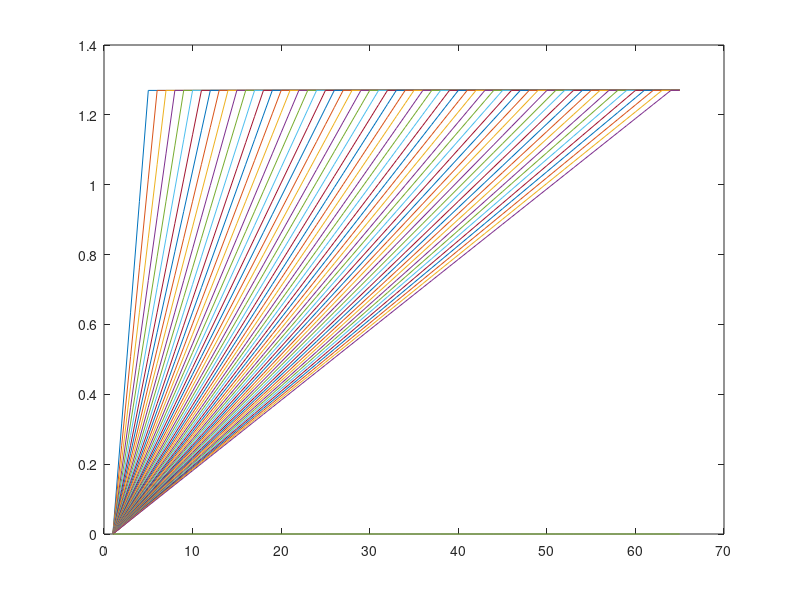

This figure's MATLAB source: (Note: this script raises an error after producing the figure.)
close all
clear all

%% setpath for rest of specific functions

addpath('/home/pbrown/Documents/MATLAB/DICE/test_Burke/DICE_Burke_Damage_growth')

%% decide on type of experiment 

T = 65;

global abatement_cost_on
abatement_cost_on = 1;  %1 means there is an abatement cost and 0 means there is not 

global Burke_damage_on;
Burke_damage_on = 0;  %1 means Burke damage through TFP and capital depreciation pathways, 
                      %0 means default DICE, 
                      %2 means no damage

global optimize_on;
optimize_on = 0;  %1 means optimizing, 0 means its reading in a control rate

%     if optimize_on == 0;
%         
         global aopt
%         aopt = ones(T,1);
%         
%     end

global optimize_for_total_utility;
optimize_for_total_utility = 1; %1 means optimize for total utility, 0 means optimize for per-capita utility

global utility_function;
utility_function = 1; %1 means utility function in code and 0 means utility function in text,

%% make a bunch of aopts to feed the model

time = 1:T;
tstep = 5; %  (5 years per period)

%make as many control rates as there are timesteps: 1 reaching 1 in each
%timestep

aopts = ones(T,T)+0.27;

for aopti = 1:T
   
    aopts(1:aopti,aopti) = linspace(0,1.27,aopti);
    
end

aopts(:,end) = zeros(T,1); %make the last one no climate policy

%revove the 1st 8 that are too fast
aopts = aopts(:,5:end);

num_scens = size(aopts,2);

figure
plot(aopts)


%% run main program

range_values_2nd_half = linspace(1,1.5,6);
range_values_1st_half = 1./(range_values_2nd_half(2:end));

range_values = horzcat(fliplr(range_values_1st_half),range_values_2nd_half);

%accordian the variables

%damage function
damage_dep_rate_coeffs_on_T = range_values*0.013;
damage_TFP_growth_coeffs_on_T = range_values*0.0055;

%Elasticity of marginal utility 
%of consumption
elasmu_vals = range_values*1.45;         % 3
elasmu_vals(elasmu_vals <= 1) = 1.001;   

% carbon intensity of output
Sigg0_vals = range_values*-0.0152;         % 4
Siggd_vals = range_values*-0.001;        % 5

%initial cost decline backstop 
%cost per period
pd_vals = range_values*0.025;            % 6

%abatement cost curve exponent
theta2_vals = range_values*2.6;          % 7

%asymptotic population
LA_vals = range_values*11500;            % 8

%total factor productivity
Ag0_vals = range_values*0.076;           % 9
Agd_vals = range_values*0.005;           % 10

%pure rate of time preference
prstp_vals = range_values*0.015;         % 11

%climate sensitivity
deltaT_vals = range_values*3.1;          % 12

num_vars = 12;

var_names = {'damage cap-dep-rate coeff on T',...
             'damage TFP coeff on T',...
             'elasticity of utility',...
             'C intensity, growth rate',...
             'C intensity, change in growth rate',...
             'backstop cost decline',...
             'abatement cost curve exponent',...
             'asymptotic population',...
             'TFP, growth rate',...
             'TFP, change in growth rate',...
             'pure rate of time preference',...
             'climate sensitivity'};

global damage_dep_rate_coeff_on_T
global damage_TFP_growth_coeff_on_T
global elasmu
global Sigg0
global Siggd
global pd
global theta2
global LA
global Ag0
global Agd
global prstp
global deltaT

middle_value_i = 6;

        %set everything to middle
        
                           damage_dep_rate_coeff_on_T = damage_dep_rate_coeffs_on_T(middle_value_i);
                           damage_TFP_growth_coeff_on_T = damage_TFP_growth_coeffs_on_T(middle_value_i);
                           elasmu = elasmu_vals(middle_value_i);
                           Sigg0 = Sigg0_vals(middle_value_i);
                           Siggd = Siggd_vals(middle_value_i);
                           pd = pd_vals(middle_value_i);      
                           theta2 = theta2_vals(middle_value_i);
                           LA = LA_vals(middle_value_i);    
                            Ag0 = Ag0_vals(middle_value_i);
                            Agd = Agd_vals(middle_value_i);    
                           prstp = prstp_vals(middle_value_i);
                           deltaT = deltaT_vals(middle_value_i);
                           
                           overall_plot_series_all = [];
                           
                           for aopti = 1:num_scens
                               aopti
                               
                               aopt = aopts(:,aopti);

                                %run DICE
                                addpath(genpath('/home/pbrown/Documents/MATLAB/DICE/test_Burke/DICE_Burke_Damage_growth'))

                                DICE;

                                NPV_utility = fval;

                                %Calculate the Carbon Price
                                opt_price = pbacktime.*(aopt'./pai(1:length(aopt))).^(theta2-1); % Carbon price, $ per ton of CO2

                                overall_plot_series = cat(1,S(16,:),...
                                                    S(17,:),...
                                                    S(7,:),...
                                                    S(19,:),...
                                                    S(9,:),...
                                                    Sig,...
                                                    L,...
                                                    R,...
                                                    S(20,:),...
                                                    S(12,:),...
                                                    S(4,:),...
                                                    S(2,:),...
                                                    S(14,:),...
                                                    aopt',...
                                                    opt_price,...
                                                    S(10,:));
                                                
                                                overall_plot_series_all = cat(3,overall_plot_series_all,overall_plot_series);
                                                
                           end
    % S
    % 1 - regular capital X
    % 2 - GMST X
    % 3 - lower ocean temperature X
    % 4 - atmospheric CO2 X
    % 5 - upper ocean CO2 X
    % 6 - lower ocean CO2 X
    % 7 - gross output X
    % 8 - zero-carbon emissions captial (leave NaN)
    % 9 - total capital (same as 1)
    % 10 - abatement cost
    % 11 - epsilon (leave NaN)
    % 12 - Industrial CO2 emissions
    % 13 - CO2 Radiative Forcing
    % 14 - Climate Damage
    % 15 - 
    % 16 - total utility
    % 17 - per capita utility
    % 18 - consumption
    % 19 - consumption per capita
    % 20 - net output
    % 21 - deltaK
    % 22 - TFP growth
    % 23 - TFP
      
% Net output: 9 ($ trillion 2005 USD)
% Population: 7 (million people)
% Output/capita = $ million/person
   
per_capita_GDP_million_per_person = overall_plot_series_all(9,:,:)./overall_plot_series_all(7,:,:);

%convert to thousand / person

per_capita_GDP_thousand_per_person = (1000).*per_capita_GDP_million_per_person;

overall_plot_series_all = cat(1,overall_plot_series_all,per_capita_GDP_thousand_per_person);

titles = {'total utility',...
          'per-capita utility',...
          'gross output',...
          'per-capita consumption',...
          'total capital',...
          'CO_2 intensity of output',...
          'population',...
          'discount factor',...
          'net output (Y_G)',...
          'industrial CO_2 emissions',...
          'ATM CO_2',...
          'global temperature',...
          'damage from warming fraction',...
          'control rate',...
          'carbon tax',...
          'abatement cost fraction',...
          'per-capita GWP'};
      
ylabels = {'utils',...
          'utils / person',...
          '$ trillion 2010 USD',...
          '$ thousand 2010 USD / person',...
          '$ trillion 2010 USD',...
          'MTC/$1000',...
          'million people',...
          'fraction',...
          '$ trillion 2010 USD',...
          'Gt CO_2 / year',...
          'Gt CO_2',...
          '\Delta T above PI',...
          'frac output w.r.t. no warming',...
          'fraction',...
          '$1000 / Ton CO_2',...        
          'fract output w.r.t. no abatement',...
          '$ thousand 2010 USD / person'};
      
%% make discount rates to use after the fact (discount rate isnt used in the above anyway

% discount_rates = [0 0.01 0.02 0.03 0.05];
% 
% discount_rates_styles_1 = {'-k','-r','-b','-g','-c'};
% discount_rates_styles_2 = {'--k','--r','--b','--g','--c'};

discount_rates = [0 0.03 0.05];
legend_text = {'0%','3%','5%'};

legend_text_full = {'Through 2100, 0% discount',...
                    'Through 2100, 3% discount',...
                    'Through 2100, 5% discount',...
                    'Through 2335, 0% discount',...
                    'Through 2335, 3% discount',...
                    'Through 2335, 5% discount'};

discount_rates_styles_1 = {'-k','-r','-b',};
discount_rates_styles_2 = {'--k','--r','--b'};

discount_rates_colors = {'k','r','b',};
discount_rates_symbols_1 = {'s','s','s'};
discount_rates_symbols_2 = {'d','d','d'};

%   Social rate of time preference (percent per year)

ro = NaN(length(discount_rates),T);

for discount_rate_i = 1:length(discount_rates)

    ro(discount_rate_i,:) = discount_rates(discount_rate_i).*100.*ones(1,T);
end
%   Social time preference factor
R = zeros(length(discount_rates),T);
R(:,1) = 1;
for discount_rate_i = 1:length(discount_rates)
    for i = 2:T
        R(discount_rate_i,i) = R(discount_rate_i,i-1)/(1+ro(discount_rate_i,i-1)./100).^tstep;
    end
end

%lambda = 1/(1+ro(:,1)/100)^tstep;
      
%% get a max temp for each aopt

time_desc = 2015:5:2335;

max_T = NaN(num_scens,1);

% %option to find max T over whole time period   
%     for exp_i = 1:num_scens
% 
%         max_T(exp_i) = max(squeeze(overall_plot_series_all(12,:,exp_i)));
% 
%     end

%option to use temperature in 2100
good_time_ind = find(time_desc == 2100);
    for exp_i = 1:num_scens

        max_T(exp_i) = overall_plot_series_all(12,good_time_ind,exp_i);

    end    
    

    FigHandle = figure('Position', [100, 100, 1100, 600]); %[left bottom width height]
    set(gcf,'color',[1 1 1]);
    set(0, 'DefaultAxesFontSize',10);
    set(0,'defaultAxesFontName', 'helvetica')
    hold on
    grid on    
    
    plot(time_desc(end-num_scens+1:end),max_T,'-k','LineWidth',2)
    scatter(time_desc(end-num_scens+1:end),max_T,25,[0 0 0],'filled')
    
    ylabel('maximum temperature over whole period')    
    xlabel('year of net zero emission')


%% plot time series for each temp stabilization

row_num = 4;
col_num = 5;

end_year_plot = 2335;

    FigHandle = figure('Position', [100, 100, 1100, 600]); %[left bottom width height]
    set(gcf,'color',[1 1 1]);
    set(0, 'DefaultAxesFontSize',6);
    set(0,'defaultAxesFontName', 'helvetica')
    hold on
    grid on
    
for var_i = 1:length(titles)
    
    subplot(row_num,col_num,var_i)
    hold on
    grid on
    
        for exp_i = 1:num_scens
    
            %plot highlights
            plot(time_desc,squeeze(overall_plot_series_all(var_i,:,exp_i)),'LineWidth',0.5)
        
        end
              
        %xlim([2010 end_year_plot])    

        xlim([2015 end_year_plot])

        xlabel('time')
        ylabel(ylabels{var_i})
        title(titles{var_i})

end

print(gcf,'/home/pbrown/Documents/MATLAB/DICE/test_Burke/time_series_all_temp_targets','-dpdf','-bestfit')

%% plot tight

sub_var_inds = [10 12 16 13 9 17];

row_num = 3;
col_num = 2;

end_year_plot = 2150;

    FigHandle = figure('Position', [100, 100, 1100, 600]); %[left bottom width height]
    set(gcf,'color',[1 1 1]);
    set(0, 'DefaultAxesFontSize',6);
    set(0,'defaultAxesFontName', 'helvetica')
    hold on
    grid on
    
for var_i = 1:length(sub_var_inds)
    
    subplot(row_num,col_num,var_i)
    hold on
    grid on
    
        for exp_i = 1:num_scens
    
            if var_i ~= 4; plot(time_desc,squeeze(overall_plot_series_all(sub_var_inds(var_i),:,exp_i)),'LineWidth',0.5); end
            if var_i == 4; plot(time_desc,-1*squeeze(overall_plot_series_all(sub_var_inds(var_i),:,exp_i)-1),'LineWidth',0.5); end
        
        end
              
        %xlim([2010 end_year_plot])    

        xlim([2015 end_year_plot])

        xlabel('time')
        ylabel(ylabels{sub_var_inds(var_i)})
        title(titles{sub_var_inds(var_i)})

end

print(gcf,'/home/pbrown/Documents/MATLAB/DICE/test_Burke/time_series_tight_temp_targets','-dpdf','-bestfit')

%% anom everything w.r.t no policy quickest 100% control and make 2d plot

overall_plot_series_all_diff = NaN(size(overall_plot_series_all));

    for exp_i = 1:num_scens

        overall_plot_series_all_diff(:,:,exp_i) = (squeeze(overall_plot_series_all(:,:,exp_i)) - squeeze(overall_plot_series_all(:,:,end)));

    end
    
var_to_plot_i = 17; %17 is per capita GWP, 9 is net output

two_d_plot = squeeze(overall_plot_series_all_diff(var_to_plot_i,:,:));

%% make discounted integrations

end_year_calc_1 = 2100;
end_year_calc_2 = 2335;
end_year_plot = 2150;

end_year_calc_ind_1 = find(time_desc == end_year_calc_1);
end_year_calc_ind_2 = find(time_desc == end_year_calc_2);
end_year_plot_ind = find(time_desc == end_year_plot);

start_time_ind = 1;
start_temp_ind = 1;

two_d_plot_trimmed_1 = two_d_plot(start_time_ind:end_year_calc_ind_1,start_temp_ind:end);
two_d_plot_trimmed_2 = two_d_plot(start_time_ind:end_year_calc_ind_2,start_temp_ind:end);

two_d_plot_trimmed_discounted_1 = NaN(size(two_d_plot_trimmed_1,1),size(two_d_plot_trimmed_1,2),length(discount_rates));
two_d_plot_trimmed_discounted_2 = NaN(size(two_d_plot_trimmed_2,1),size(two_d_plot_trimmed_2,2),length(discount_rates));

for discount_rate_i = 1:length(discount_rates)
    for exp_i = 1:num_scens-start_temp_ind

%         two_d_plot_trimmed_discounted_1(:,exp_i,discount_rate_i) = squeeze(two_d_plot_trimmed_1(:,exp_i)).*squeeze(R(discount_rate_i,1:size(two_d_plot_trimmed_discounted_1,1))')...
%             ./nansum(squeeze(R(discount_rate_i,1:size(two_d_plot_trimmed_discounted_1,1))')); %weigh it
%         
%         two_d_plot_trimmed_discounted_2(:,exp_i,discount_rate_i) = squeeze(two_d_plot_trimmed_2(:,exp_i)).*squeeze(R(discount_rate_i,1:size(two_d_plot_trimmed_discounted_2,1))')...
%             ./nansum(squeeze(R(discount_rate_i,1:size(two_d_plot_trimmed_discounted_2,1))')); %weigh it

        two_d_plot_trimmed_discounted_1(:,exp_i,discount_rate_i) = squeeze(two_d_plot_trimmed_1(:,exp_i)).*squeeze(R(discount_rate_i,1:size(two_d_plot_trimmed_discounted_1,1))');
        
        two_d_plot_trimmed_discounted_2(:,exp_i,discount_rate_i) = squeeze(two_d_plot_trimmed_2(:,exp_i)).*squeeze(R(discount_rate_i,1:size(two_d_plot_trimmed_discounted_2,1))');


    end
end

integrated_net_GDP_1 = NaN(length(max_T(start_temp_ind:end)),length(discount_rates));
integrated_net_GDP_2 = NaN(length(max_T(start_temp_ind:end)),length(discount_rates));

for discount_rate_i = 1:length(discount_rates)
    
    integrated_net_GDP_1(:,discount_rate_i) = squeeze(nansum(two_d_plot_trimmed_discounted_1(:,:,discount_rate_i),1));
    integrated_net_GDP_2(:,discount_rate_i) = squeeze(nansum(two_d_plot_trimmed_discounted_2(:,:,discount_rate_i),1));

end

%output the 3% 2100 value for 1.5
[closest_val_15 closest_index_15 ] = min(abs(max_T - 1.5));
[closest_val_2 closest_index_2 ] = min(abs(max_T - 2));
[closest_val_3 closest_index_3 ] = min(abs(max_T - 3));

disp('1.5C, GWP w.r.t. no mitigation, through 2100 3% discount')
integrated_net_GDP_1(closest_index_15,2)

disp('2C, GWP w.r.t. no mitigation, through 2100 3% discount')
integrated_net_GDP_1(closest_index_2,2)

disp('3C, GWP w.r.t. no mitigation, through 2100 3% discount')
integrated_net_GDP_1(closest_index_3,2)

disp('1.5 - 2.0')
integrated_net_GDP_1(closest_index_15,2) - integrated_net_GDP_1(closest_index_2,2)

disp('1.5C, GWP w.r.t. no mitigation, through 2335 3% discount')
integrated_net_GDP_2(closest_index_15,2)

disp('2C, GWP w.r.t. no mitigation, through 2335 3% discount')
integrated_net_GDP_2(closest_index_2,2)

disp('3C, GWP w.r.t. no mitigation, through 2335 3% discount')
integrated_net_GDP_2(closest_index_3,2)

disp('1.5 - 2.0')
integrated_net_GDP_2(closest_index_15,2) - integrated_net_GDP_2(closest_index_2,2)

% int_gdp_min = min(horzcat(min(min(integrated_net_GDP_1)),min(min(integrated_net_GDP_2))));
% int_gdp_max = max(horzcat(max(max(integrated_net_GDP_1)),max(max(integrated_net_GDP_2))));

%% plot

FigHandle = figure('Position', [100, 100, 1100, 700]); %[left bottom width height]
set(gcf,'color',[1 1 1]);
set(0, 'DefaultAxesFontSize',7);
set(0,'defaultAxesFontName', 'helvetica')
%colormap(redblue)
%colormap(redgreencmap)
%colormap(pink)

% rgb = [ ...
%    158     1    66  
%    213    62    79   
%    244   109    67   
%    253   174    97   
%    254   224   139   
%    255   255   255   
%    230   245   152   
%    171   221   164
%    102   194   165   
%     50   136   189   
%    94    79   162   ] / 255;

rgb = [ ...
   158     1    66  
   213    62    79   
   244   109    67   
   253   174    97   
   254   224   139 
   255   255   255  
   230   245   152      
   230   245   152   
   230   245   152
   230   245   152         
   230   245   152   
   230   245   152      
   230   245   152 
   171   221   164            
   171   221   164         
   171   221   164      
   171   221   164   
   171   221   164
   171   221   164 
   171   221   164
   102   194   165            
   102   194   165         
   102   194   165      
   102   194   165   
   102   194   165
   102   194   165   
   102   194   165
    50   136   189               
    50   136   189            
    50   136   189         
    50   136   189      
    50   136   189   
    50   136   189
    50   136   189 
   94    79   162                   
   94    79   162               
   94    79   162           
   94    79   162       
   94    79   162   
   94    79   162      
   94    79   162] / 255;

num_contours = 30;
%red_vector = linspace(1,0,num_contours);
%green_vector = linspace(0,1,num_contours);
%blue_vector = horzcat(linspace(0,1,num_contours/2),linspace(1,0,num_contours/2));
%blue_vector = horzcat(linspace(0,1,num_contours/2),linspace(1,0,num_contours/2));

red_vector = horzcat(linspace(1,1,num_contours/2),linspace(1,0,num_contours/2));
green_vector = horzcat(linspace(0,1,num_contours/2),linspace(1,1,num_contours/2));
blue_vector = horzcat(linspace(0,1,num_contours/2),linspace(1,0,num_contours/2));

% figure
% hold on
% plot(1:num_contours,red_vector,'-r')
% plot(1:num_contours,green_vector,'-g')
% plot(1:num_contours,blue_vector,'-b')

rgb2 = horzcat(red_vector',green_vector',blue_vector');

b = repmat(linspace(0,1,200),20,1);
imshow(b,[],'InitialMagnification','fit')
colormap(rgb2)

        subplot(2,2,2)
        hold on
        %grid on
        
        %plot for legend
        
               for discount_rate_i = 1:length(discount_rates)

                    plot(integrated_net_GDP_1(:,discount_rate_i),...
                        max_T(start_temp_ind:end),...
                        discount_rates_styles_1{discount_rate_i},'LineWidth',2)

               end
               
               for discount_rate_i = 1:length(discount_rates)
               
                    plot(integrated_net_GDP_2(:,discount_rate_i),...
                        max_T(start_temp_ind:end),...
                        discount_rates_styles_2{discount_rate_i},'LineWidth',2)
                    
               end
        
              % legend(legend_text_full,'location','NorthEast')
               %legend(legend_text_full,'location','NorthWest')
               
        %plot again with ID of 'best' temperature 
                       
        for discount_rate_i = 1:length(discount_rates)
            
            plot(integrated_net_GDP_1(:,discount_rate_i),...
                max_T(start_temp_ind:end),...
                discount_rates_styles_1{discount_rate_i},'LineWidth',2)
            
            plot(integrated_net_GDP_2(:,discount_rate_i),...
                max_T(start_temp_ind:end),...
                discount_rates_styles_2{discount_rate_i},'LineWidth',2)
            
        end
        
        for discount_rate_i = 1:length(discount_rates)
            
            opt_temp_i_1 = find(squeeze(integrated_net_GDP_1(:,discount_rate_i)) == max(squeeze(integrated_net_GDP_1(:,discount_rate_i))));
            opt_temp_i_2 = find(squeeze(integrated_net_GDP_2(:,discount_rate_i)) == max(squeeze(integrated_net_GDP_2(:,discount_rate_i))));
            
            scatter(integrated_net_GDP_1(opt_temp_i_1,discount_rate_i),...
                    max_T(opt_temp_i_1),...
                    50,...
                    discount_rates_colors{discount_rate_i},...
                    discount_rates_symbols_1{discount_rate_i},...
                    'filled')
                
            scatter(integrated_net_GDP_2(opt_temp_i_2,discount_rate_i),...
                    max_T(opt_temp_i_2),...
                    50,...
                    discount_rates_colors{discount_rate_i},...
                    discount_rates_symbols_2{discount_rate_i},...
                    'filled')

        end
        
        %plot lines
        plot([0 0],[min(max_T) max(max_T)],'-k')
        
%         plot([min([min(min(integrated_net_GDP_1)) min(min(integrated_net_GDP_2))]) max([max(max(integrated_net_GDP_1)) max(max(integrated_net_GDP_2))])],[3 3],'--k')
%         plot([min([min(min(integrated_net_GDP_1)) min(min(integrated_net_GDP_2))]) max([max(max(integrated_net_GDP_1)) max(max(integrated_net_GDP_2))])],[2 2],'--k')
%         plot([min([min(min(integrated_net_GDP_1)) min(min(integrated_net_GDP_2))]) max([max(max(integrated_net_GDP_1)) max(max(integrated_net_GDP_2))])],[1.5 1.5],'--k')
%          plot([-2 6],[3 3],'--k')
%          plot([-2 6],[2 2],'--k')
%          plot([-2 6],[1.5 1.5],'--k')

         plot([-2 6],[3 3],'-m')
         plot([-2 6],[2 2],'-g')
         plot([-2 6],[1.5 1.5],'-b')  
         
        xlabel('net per-capita GWP gain w.r.t. no mitigation')
        ylabel('level of mitigation effort (global warming, C)')
        title('Gross World Product per person, net present value')
        
        ylim([1.4 4])
        %xlim([1.1*int_gdp_min 1.1*int_gdp_max])
        xlim([-2 6])
        
        subplot(2,2,1)
        hold on

                plot_map_vector = reshape(squeeze(two_d_plot(start_time_ind:end,start_temp_ind:end)),[length(time_desc(start_time_ind:end))*length(max_T(start_temp_ind:end)),1]);
                max_color_val = prctile(abs(plot_map_vector),95);

                %max_color_range = 0.8*max(max(abs(two_d_plot_trimmed_2)));
                %min_color_range = -1*max_color_range;
%                 max_color_range = 19;
%                 min_color_range = -3;
                max_color_range = 10;
                min_color_range = -10;

               % num_contours = 30;

                contourf(time_desc(start_time_ind:end)',max_T(start_temp_ind:end),real(two_d_plot(start_time_ind:end,start_temp_ind:end)'),linspace(min_color_range,max_color_range,num_contours), 'LineStyle','none');
                contour(time_desc(start_time_ind:end)',max_T(start_temp_ind:end),real(two_d_plot(start_time_ind:end,start_temp_ind:end)'),[0 0],'k','LineStyle','-','LineWidth',1);
                caxis([min_color_range max_color_range])
                
                plot([end_year_calc_1 end_year_calc_1],[min(max_T) max(max_T)],':k')
                plot([end_year_calc_2 end_year_calc_2],[min(max_T) max(max_T)],':k')
                
%                 plot([2020 end_year_plot],[1.5 1.5],'--k')
%                 plot([2020 end_year_plot],[2 2],'--k')
%                 plot([2020 end_year_plot],[3 3],'--k')
                
                 plot([2020 end_year_plot],[3 3],'-m')
                 plot([2020 end_year_plot],[2 2],'-g')
                 plot([2020 end_year_plot],[1.5 1.5],'-b')  

                %sanePColor(time_desc(3:end)',max_T,two_d_plot(3:end,:)');

                %pcolor(time_desc(3:end)',max_T,two_d_plot(3:end,:)');

                h = colorbar;

                xlim([2021 end_year_plot])
                ylim([1.3 3.75])
                
                %set(h,'YTick',linspace(min_color_range,max_color_range,12))
                
%                 h.Ruler.Scale = 'log';
%                 h.Ruler.MinorTick = 'on';

               % set(gca,'colorscale','log')
               
               
               
               %plot optimal lines
               
                   discount_rate_i = 2;

                   opt_temp_i_1 = find(squeeze(integrated_net_GDP_1(:,discount_rate_i)) == max(squeeze(integrated_net_GDP_1(:,discount_rate_i))));
                   opt_temp_i_2 = find(squeeze(integrated_net_GDP_2(:,discount_rate_i)) == max(squeeze(integrated_net_GDP_2(:,discount_rate_i))));

                   plot([2020 2100],[max_T(opt_temp_i_1) max_T(opt_temp_i_1)],'-c')
                   plot([2020 2160],[max_T(opt_temp_i_2) max_T(opt_temp_i_2)],'-c')


                ylabel(h,ylabels{var_to_plot_i});
                
                ylabel('level of mitigation effort (global warming,C)')
                xlabel('year')
                
                title('Gross World Product per person per year')
                
                
                
%         subplot(2,2,4)
%         hold on
%         %grid on
%         
%             for discount_rate_i = 1:length(discount_rates)
%                 
%                 plot(time_desc(start_time_ind:end_year_calc_ind)',...
%                     squeeze(R(discount_rate_i,1:size(two_d_plot_trimmed_discounted,1))'),...
%                     discount_rates_styles{discount_rate_i},'LineWidth',2)
% 
%             end
%         
% %             plot(time_desc(start_time_ind:end_year_plot_ind)',ones(length(time_desc(start_time_ind:end_year_plot_ind)),1),'-k','LineWidth',2)
% %             plot(time_desc(start_time_ind:end_year_plot_ind)',squeeze(overall_plot_series_all(8,start_time_ind:end_year_plot_ind,1)),'-r','LineWidth',2)
% 
%     %         plot(squeeze(nansum(two_d_plot(start_time_ind:end_year_plot_ind,start_temp_ind:end).*squeeze(overall_plot_series_all(8,start_time_ind:end_year_plot_ind,start_temp_ind:end)),1)),...
%     %             max_T(start_temp_ind:end),'-r','LineWidth',2)
%     %         
%     %         legend('no discount','discount = 3%')
%     %         
%     %         xlabel('integrated GDP loss')
%     %         ylabel('eventual temperature stabilization')
%     %         
%              ylim([0 1.05])
%              xlim([2020 end_year_plot+20])                
                
print(gcf,'/home/pbrown/Documents/MATLAB/DICE/test_Burke/two_d_per_cap_cons','-dpdf','-bestfit')


%% save stuff for other programs

%pick a time horizon and discount rate

%for 2100, 3% discount rate
    %Nordhaus optimum T = +5K
    %Burke optimim T = +3K

%time_horizon_error_analysis = 2100; this means use integrated_net_GDP_1
%discount_rate_error_analysis = 0.03; this means use the 2nd discount rate index
discount_rate_i = 2;

    % find the aopt index that is optimum
    
    opt_temp_i_1 = find(squeeze(integrated_net_GDP_1(:,discount_rate_i)) == max(squeeze(integrated_net_GDP_1(:,discount_rate_i))));
    aopt_time_series = overall_plot_series_all(14,:,opt_temp_i_1);

code_string = ['_a',num2str(abatement_cost_on),...
                     '_B',num2str(Burke_damage_on),...
                     '_o',num2str(optimize_on),...
                     '_u',num2str(optimize_for_total_utility),...
                     '_uf',num2str(utility_function)];
                 
% strcat('overall_plot_series_',code_string) = overall_plot_series;
% strcat('NPV_utility_',code_string) = NPV_utility;

      save(['/home/pbrown/Documents/MATLAB/DICE/test_Burke/scale_with_temperature_Burke_damage_aopt',code_string,'.mat'],...
          'opt_temp_i_1',...
          'aopt_time_series',...
          'overall_plot_series_all',...
          'R',...
          'titles',...
          'ylabels',...
          'code_string',...
          'end_year_calc_1',...
          'end_year_calc_2',...
          'end_year_plot',...
          'end_year_plot_ind',...
          'end_year_calc_ind_1',...
          'end_year_calc_ind_2',...
          'two_d_plot_trimmed_1',...
          'two_d_plot_trimmed_2',...
          'two_d_plot_trimmed_discounted_1',...
          'two_d_plot_trimmed_discounted_2',...
          'integrated_net_GDP_1',...
          'integrated_net_GDP_2')


%% calculate NPV of mitigation GDP loss to compar with SSP chart

time_2100_i = find(time_desc == 2100);
mean_temp_time_inds = find(time_desc >= 2081 & time_desc <= 2100);

discount_rate_i = 3; %3 is 5%

%load baseline GWP

load('/home/pbrown/Documents/MATLAB/DICE/test_Burke/Run_DICE_no_damage_no_mitigation.mat',...
    'overall_plot_series_all_no_damage_no_mitigation',...
    'titles_no_damage_no_mitigation',...
    'ylabels_no_damage_no_mitigation')

GWP_no_mitigation = overall_plot_series_all_no_damage_no_mitigation(9,:);

GWP_with_mitigation = NaN(1,length(time_desc),num_scens);
mitigation_cost_fraction = overall_plot_series_all(16,:,:);
%mitigation_cost_fraction(1,1,:) = 0;

for exp_i = 1:num_scens
    
    GWP_with_mitigation(1,:,exp_i) = (1-squeeze(mitigation_cost_fraction(1,:,exp_i))).*squeeze(GWP_no_mitigation);
    
end

mitigation_cost = GWP_with_mitigation - GWP_no_mitigation;

mitigation_cost_discounted_5 = NaN(1,length(time_desc),num_scens);
GWP_no_mitigation_discounted_5 = R(discount_rate_i,:).*squeeze(GWP_no_mitigation);

mitigation_cost_frac_NPV = NaN(1,num_scens);
mean_temp_2081_2100 = NaN(1,num_scens);

for exp_i = 1:num_scens
    
    mitigation_cost_discounted_5(1,:,exp_i) = R(discount_rate_i,:).*squeeze(mitigation_cost(1,:,exp_i));
    
    mitigation_cost_frac_NPV(exp_i) = nansum(squeeze(-1*mitigation_cost_discounted_5(1,1:time_2100_i,exp_i)))./nansum(GWP_no_mitigation_discounted_5(1:time_2100_i));
    
    mean_temp_2081_2100(exp_i) = mean(squeeze(overall_plot_series_all(12,mean_temp_time_inds,exp_i)));
    
end

% plot NPV mitigation cost vs. global temperature 

data_xmin = 0;
data_xmax = 1.1*nanmax(mitigation_cost_frac_NPV);
data_ymin = 0.9*nanmin(mean_temp_2081_2100);
data_ymax = 1.1*nanmax(mean_temp_2081_2100);

rcp_26_45_60_85_temps = [1.6 2.4 2.8 4.3];
rcp_26_45_60_85_temps_sig = [0.4 0.5 0.5 0.7];

rcp_26_45_60_85_temps_maxes = rcp_26_45_60_85_temps + rcp_26_45_60_85_temps_sig;
rcp_26_45_60_85_temps_mins = rcp_26_45_60_85_temps - rcp_26_45_60_85_temps_sig;

rcp_26_45_60_85_NVP_mitig_SSPall_maxes = (1/100)*[6.96 1.87 0.69 0.01];
rcp_26_45_60_85_NVP_mitig_SSPall_mins = (1/100)*[0.38 -0.01 0.01 -0.01];

rcp_26_45_60_85_NVP_mitig_SSPall_half_range = (rcp_26_45_60_85_NVP_mitig_SSPall_maxes - rcp_26_45_60_85_NVP_mitig_SSPall_mins)./2;
rcp_26_45_60_85_NVP_mitig_SSPall_central = rcp_26_45_60_85_NVP_mitig_SSPall_half_range+rcp_26_45_60_85_NVP_mitig_SSPall_mins;



rcp_26_45_60_NVP_mitig_SSP5 = (1/100)*[2.34 1.28 0.69 0];
rcp_26_45_60_NVP_mitig_SSP5_sig = (1/100)*[(2.91-2.34)/4 ...
                                   (1.87-0.86)/4 ...
                                   (0.69-0.56)/4 ...
                                   0.1];
%                                
% rcp_26_45_60_NVP_mitig_SSP2 = (1/100)*[0.76 0.14 0.03];
% rcp_26_45_60_NVP_mitig_SSP2_sig = (1/100)*[(2.91-2.34)/4 ...
%                                    (1.87-0.86)/4 ...
%                                    (0.69-0.56)/4];
rcp_colors_lines = {'-g','-b','-m','-r'};
rcp_colors = {'g','b','m','r'};

    FigHandle = figure('Position', [100, 100, 1100, 600]); %[left bottom width height]
    set(gcf,'color',[1 1 1]);
    set(0, 'DefaultAxesFontSize',12);
    set(0,'defaultAxesFontName', 'helvetica')
    hold on
    grid on
    
    for rcp_i = 1:length(rcp_26_45_60_85_temps)
        boundedline([rcp_26_45_60_85_NVP_mitig_SSPall_mins(rcp_i) rcp_26_45_60_85_NVP_mitig_SSPall_maxes(rcp_i)],...
        [rcp_26_45_60_85_temps(rcp_i) rcp_26_45_60_85_temps(rcp_i)],...
        [rcp_26_45_60_85_temps_sig(rcp_i) rcp_26_45_60_85_temps_sig(rcp_i)],...
        rcp_colors_lines{rcp_i},'alpha','transparency',0.1)
    end
    
    for rcp_i = 1:length(rcp_26_45_60_85_NVP_mitig_SSPall_central)
        boundedline([rcp_26_45_60_85_NVP_mitig_SSPall_central(rcp_i) rcp_26_45_60_85_NVP_mitig_SSPall_central(rcp_i)],...
        [rcp_26_45_60_85_temps_mins(rcp_i) rcp_26_45_60_85_temps_maxes(rcp_i)],...
        [rcp_26_45_60_85_NVP_mitig_SSPall_half_range(rcp_i) rcp_26_45_60_85_NVP_mitig_SSPall_half_range(rcp_i)],...
        rcp_colors_lines{rcp_i},'orientation', 'horiz','alpha','transparency',0.1)
    end    
    
     plot(mitigation_cost_frac_NPV,mean_temp_2081_2100,'-k','LineWidth',2)
     scatter(mitigation_cost_frac_NPV,mean_temp_2081_2100,25,[0 0 0],'filled')
     
     %just use error bar
        %         x = 1:10:100;
        %         y = [20 30 45 40 60 65 80 75 95 90];
        %         yneg = [1 3 5 3 5 3 6 4 3 3];
        %         ypos = [2 5 3 5 2 5 2 2 5 5];
        %         xneg = [1 3 5 3 5 3 6 4 3 3];
        %         xpos = [2 5 3 5 2 5 2 2 5 5];
        %         errorbar(x,y,yneg,ypos,xneg,xpos,'o')
        % 
        %      for rcp_i = 1:length(rcp_26_45_60_NVP_mitig_SSP5)
        %         errorbar(rcp_26_45_60_NVP_mitig_SSP2_central(rcp_i),...
        %                  rcp_26_45_60_temps(rcp_i),...
        %                  rcp_26_45_60_temps_sig(rcp_i),...
        %                  rcp_26_45_60_temps_sig(rcp_i),...
        %                  rcp_colors{rcp_i})
        %      end
        %      for rcp_i = 1:length(rcp_26_45_60_NVP_mitig_SSP5)
        %         errorbar(rcp_26_45_60_NVP_mitig_SSP2_central(rcp_i),...
        %                  rcp_26_45_60_temps(rcp_i),...
        %                  rcp_26_45_60_NVP_mitig_SSP2_half_range(rcp_i),...
        %                  rcp_26_45_60_NVP_mitig_SSP2_half_range(rcp_i),...
        %                  'horizontal',rcp_colors{rcp_i})
        %      end


     %scatter central values
     for rcp_i = 1:length(rcp_26_45_60_NVP_mitig_SSP5)
        scatter(rcp_26_45_60_85_NVP_mitig_SSPall_central(rcp_i),rcp_26_45_60_85_temps(rcp_i),100,rcp_colors{rcp_i},'o','filled')
     end
  
         %xlim([2015 end_year_plot])
 
         xlabel('mitigation cost: GWP losses 2010-2100, discounted at 5% (fraction)')
         ylabel('global temp 2081-2100 (C)')
         %title(titles{var_i})    

print(gcf,'/home/pbrown/Documents/MATLAB/DICE/test_Burke/NPV_mitig_vs_avg_temp_2081_2100','-dpdf','-bestfit')

%% calculate an estimate of the raw Burke damage

good_time_ind = find(time_desc == 2100);

%the S that exists here is the no mitigation S

GWP_with_damage_no_mitigation = S(20,2:good_time_ind+1);
GWP_baseline_no_damage = S(24,1:good_time_ind);

disp('2100 DICE baseline GWP:')
GWP_baseline_no_damage(end)

disp('2100 SSP1 baseline GWP')
SSP1_2100_baseline_SSP = 565.389; %https://tntcat.iiasa.ac.at/SspDb/dsd?Action=htmlpage&page=series

disp('scaling factor')
scale_GDP_ratio = 565.389./GWP_baseline_no_damage(end);

%scale_GDP_ratio = 1;

%scale dice time series to SSP1 and take difference

diff_time_series = GWP_baseline_no_damage.*scale_GDP_ratio - GWP_with_damage_no_mitigation.*scale_GDP_ratio;

discount_rate_i = 2;

diff_time_series_discount = squeeze(R(discount_rate_i,1:good_time_ind)).*diff_time_series;

FigHandle = figure('Position', [100, 100, 1100, 700]); %[left bottom width height]
set(gcf,'color',[1 1 1]);
set(0, 'DefaultAxesFontSize',12);
set(0,'defaultAxesFontName', 'helvetica')

    subplot(2,2,1)
    hold on
    
        plot(time_desc(1:good_time_ind),GWP_baseline_no_damage,'-k','LineWidth',2)
        plot(time_desc(1:good_time_ind),GWP_with_damage_no_mitigation,'-r','LineWidth',2)
        
        title('GWP')
        
    subplot(2,2,2)
    hold on
    
        plot(time_desc(1:good_time_ind),diff_time_series,'-k','LineWidth',2)
        
        title('difference')
        
    subplot(2,2,3)
    hold on
    
        plot(time_desc(1:good_time_ind),R(discount_rate_i,1:good_time_ind),'-k','LineWidth',2)
        
        title('discounted rate')        
        
    subplot(2,2,4)
    hold on
    
        plot(time_desc(1:good_time_ind),diff_time_series_discount,'-k','LineWidth',2)
        
        title('discounted difference')
        
disp('Dice-Burke GWP damage (NPV, 2100, 3%)')

diff_time_series_disc = nansum(squeeze(R(discount_rate_i,1:good_time_ind)).*diff_time_series)